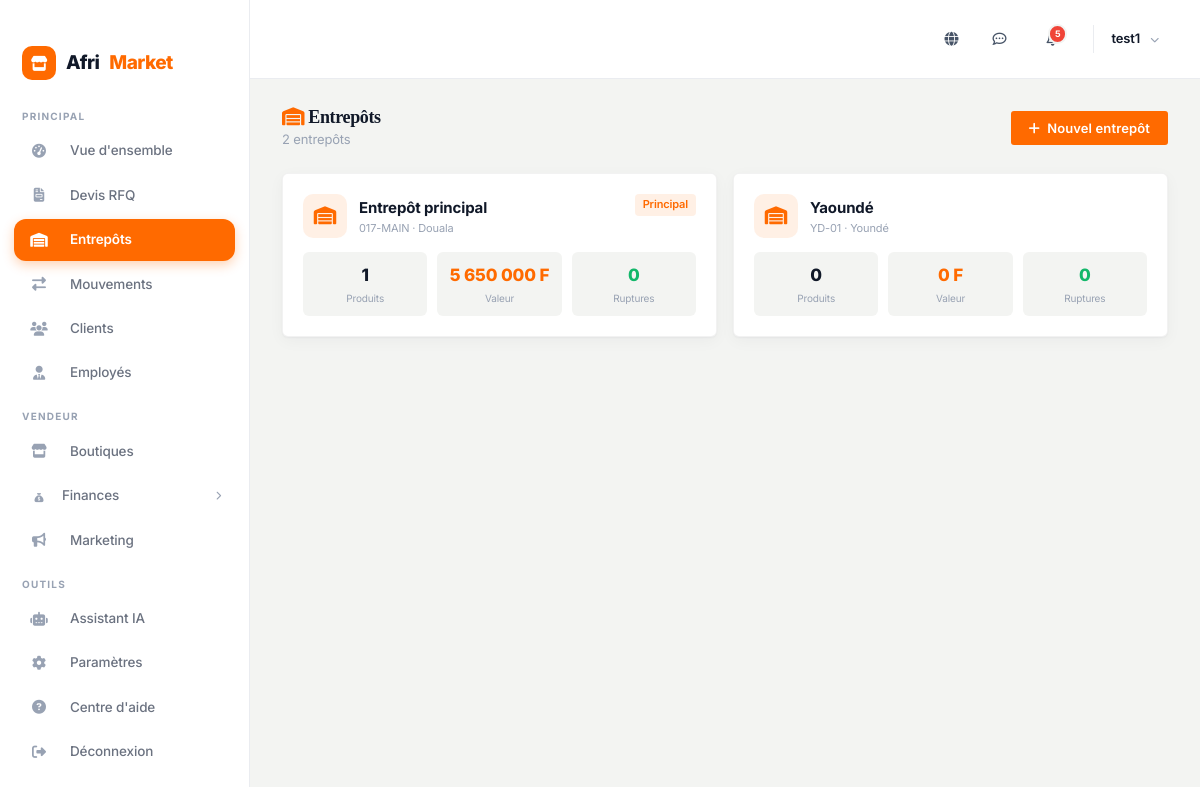
Screenshot of /fr/dashboard/entrepots/ (signed in) with the database file from the repository.
### accounts/models.py (models this page shows, shortened)
class User(AbstractUser):
    ROLE_CHOICES = [
        ('buyer', 'Acheteur'),
        ('seller', 'Vendeur'),
        ('admin', 'Administrateur'),
    ]
    role = models.CharField(max_length=10, choices=ROLE_CHOICES, default='buyer')
    phone = models.CharField(max_length=20, blank=True)
    avatar = models.ImageField(upload_to='avatars/', blank=True, null=True)
    address = models.TextField(blank=True)
    city = models.CharField(max_length=100, blank=True)
    country = models.CharField(max_length=100, default='Cameroun')
    is_verified = models.BooleanField(default=False)
    @property
    def store(self):
        return self.stores.first()
    @property
    def is_seller(self):
        return self.role == 'seller'
    @property
    def display_name(self):
        return self.get_full_name() or self.username

### inventory/models.py (models this page shows, shortened)
class Warehouse(models.Model):
    store = models.ForeignKey('store.Store', on_delete=models.CASCADE, related_name='warehouses')
    linked_stores = models.ManyToManyField('store.Store', blank=True, related_name='linked_warehouses',
                                           help_text='Boutiques supplémentaires alimentées par cet entrepôt')
    name = models.CharField(max_length=100)
    code = models.CharField(max_length=20, help_text='Ex: DLA-01')
    address = models.TextField(blank=True)
    city = models.CharField(max_length=100, default='Douala')
    manager = models.ForeignKey(settings.AUTH_USER_MODEL, on_delete=models.SET_NULL, null=True, blank=True, related_name='managed_warehouses')
    is_default = models.BooleanField(default=False)
    is_active = models.BooleanField(default=True)
    created_at = models.DateTimeField(auto_now_add=True)
    class Meta:
        unique_together = ('store', 'code')
        ordering = ['-is_default', 'name']
    @property
    def total_products(self):
        return self.stocks.filter(quantity__gt=0).count()
    @property
    def stock_value(self):
        return sum(int(s.product.price) * s.quantity for s in self.stocks.select_related('product'))
    @property
    def out_of_stock_count(self):
        return self.stocks.filter(quantity=0).count()

class ProductStock(models.Model):
    product = models.ForeignKey('catalog.Product', on_delete=models.CASCADE, related_name='warehouse_stocks')
    warehouse = models.ForeignKey(Warehouse, on_delete=models.CASCADE, related_name='stocks')
    quantity = models.PositiveIntegerField(default=0)
    low_stock_threshold = models.PositiveIntegerField(default=5)
    class Meta:
        unique_together = ('product', 'warehouse')

### catalog/models.py (models this page shows, shortened)
class Product(models.Model):
    store = models.ForeignKey('store.Store', on_delete=models.CASCADE, related_name='products')
    category = models.ForeignKey(Category, on_delete=models.CASCADE, related_name='products')
    name = models.CharField(max_length=500)
    slug = models.SlugField(max_length=500, unique=True)
    description = models.TextField()
    specifications = models.TextField(blank=True, help_text='One per line: Key: Value')
    price = models.DecimalField(max_digits=12, decimal_places=0)
    old_price = models.DecimalField(max_digits=12, decimal_places=0, null=True, blank=True)
    min_order = models.IntegerField(default=1, help_text='Minimum order quantity')
    bulk_price = models.DecimalField(max_digits=12, decimal_places=0, null=True, blank=True)
    bulk_min_qty = models.IntegerField(default=10)
    stock = models.PositiveIntegerField(default=0)
    low_stock_threshold = models.PositiveIntegerField(default=5, help_text='Seuil d\'alerte stock faible')
    sku = models.CharField(max_length=50, blank=True)
    image = models.ImageField(upload_to='products/', blank=True, null=True)
    image_2 = models.ImageField(upload_to='products/', blank=True, null=True)
    image_3 = models.ImageField(upload_to='products/', blank=True, null=True)
    image_4 = models.ImageField(upload_to='products/', blank=True, null=True)
    colors = models.CharField(max_length=300, blank=True, help_text='Comma separated')
    sizes = models.CharField(max_length=300, blank=True, help_text='Comma separated')
    weight = models.CharField(max_length=50, blank=True)
    origin = models.CharField(max_length=100, default='Cameroun')
    is_active = models.BooleanField(default=True)
    is_featured = models.BooleanField(default=False)
    is_flash_deal = models.BooleanField(default=False)
    flash_deal_end = models.DateTimeField(null=True, blank=True)
    views_count = models.IntegerField(default=0)
    orders_count = models.IntegerField(default=0)
    created_at = models.DateTimeField(auto_now_add=True)
    updated_at = models.DateTimeField(auto_now=True)
    class Meta:
        ordering = ['-created_at']

### dashboard/views.py (the view, shortened to what this page needs)
# urls.py: path('entrepots/', views.dash_warehouses, name='warehouses'),
@login_required
@seller_or_admin_required
def dash_warehouses(request):
    from inventory.models import Warehouse
    store = getattr(request.user, 'store', None)
    is_admin = request.user.is_superuser or request.user.role == 'admin'
    warehouses = Warehouse.objects.all() if is_admin else (store.warehouses.all() if store else Warehouse.objects.none())
    other_stores = Store.objects.filter(owner=request.user).exclude(pk=store.pk) if store else []
    return render(request, 'dashboard/warehouses.html', {
        'warehouses': warehouses,
        'other_stores': other_stores,
    })

### templates/dashboard/warehouses.html (shortened to what this page needs)
{% extends 'dashboard/base.html' %}{% load humanize %}
{% block dash %}
<div class="dash-header">
    <div>
        <h1><i class="fa-solid fa-warehouse" style="color:var(--dash-accent);"></i> Entrepôts</h1>
        <p style="font-size:13px;color:var(--dash-text3);">{{ warehouses|length }} entrepôt{{ warehouses|length|pluralize:"s" }}</p>
    </div>
    <button type="button" class="btn btn-orange" onclick="document.getElementById('whModal').classList.add('open')"><i class="fa-solid fa-plus"></i> Nouvel entrepôt</button>
</div>
<div class="wh-grid">
    {% for wh in warehouses %}
    <a href="{% url 'dashboard:warehouse_detail' wh.pk %}" class="wh-card" style="text-decoration:none;color:inherit;">
        <div style="display:flex;justify-content:space-between;align-items:start;margin-bottom:14px;">
            <div style="display:flex;align-items:center;gap:12px;">
                <div style="width:44px;height:44px;border-radius:10px;background:rgba(255,106,0,.1);color:var(--dash-accent);display:flex;align-items:center;justify-content:center;font-size:18px;"><i class="fa-solid fa-warehouse"></i></div>
                <div>
                    <div style="font-weight:700;font-size:15px;">{{ wh.name }}</div>
                    <div style="font-size:11px;color:var(--dash-text3);">{{ wh.code }} · {{ wh.city }}</div>
                </div>
            </div>
            {% if wh.is_default %}<span class="tag tag-orange">Principal</span>{% endif %}
        </div>
        <div style="display:grid;grid-template-columns:1fr 1fr 1fr;gap:10px;text-align:center;">
            <div style="background:var(--dash-bg);border-radius:6px;padding:10px;">
                <div style="font-size:17px;font-weight:800;">{{ wh.total_products }}</div>
                <div style="font-size:10px;color:var(--dash-text3);">Produits</div>
            </div>
            <div style="background:var(--dash-bg);border-radius:6px;padding:10px;">
                <div style="font-size:17px;font-weight:800;color:var(--dash-accent);">{{ wh.stock_value|intcomma }} F</div>
                <div style="font-size:10px;color:var(--dash-text3);">Valeur</div>
            </div>
            <div style="background:var(--dash-bg);border-radius:6px;padding:10px;">
                <div style="font-size:17px;font-weight:800;color:{% if wh.out_of_stock_count %}var(--dash-red){% else %}var(--dash-green){% endif %};">{{ wh.out_of_stock_count }}</div>
                <div style="font-size:10px;color:var(--dash-text3);">Ruptures</div>
            </div>
        </div>
    </a>
    {% endfor %}
</div>
{% endblock %}

### templates/dashboard/base.html (shortened to what this page needs)
{% load static %}{% load humanize %}<!DOCTYPE html><html lang="fr"><head><meta charset="UTF-8"><meta name="viewport" content="width=device-width,initial-scale=1.0"><title>{% block title %}Dashboard{% endblock %} — AfriMarket</title>
<link rel="stylesheet" href="https://cdnjs.cloudflare.com/ajax/libs/font-awesome/6.5.1/css/all.min.css">
<link rel="stylesheet" href="{% static 'css/style.css' %}">
</head><body>
<div class="dash-layout">
<aside class="dash-sidebar" id="dashSidebar">
<div class="dash-sidebar-logo"><div class="logo-icon"><i class="fa-solid fa-store"></i></div>Afri<span>Market</span></div>
<div class="dash-sidebar-label">Principal</div>
<nav class="dash-nav">
<a href="{% url 'dashboard:index' %}" class="{% if request.resolver_match.url_name == 'index' %}active{% endif %}"><span class="nav-icon"><i class="fa-solid fa-gauge-high"></i></span> Vue d'ensemble</a>
<a href="{% url 'dashboard:rfqs' %}" class=""><span class="nav-icon"><i class="fa-solid fa-file-invoice"></i></span> Devis RFQ</a>
<a href="{% url 'dashboard:warehouses' %}" class="{% if 'warehouse' in request.resolver_match.url_name %}active{% endif %}"><span class="nav-icon"><i class="fa-solid fa-warehouse"></i></span> Entrepôts</a>
<a href="{% url 'dashboard:transfers' %}" class="{% if 'transfer' in request.resolver_match.url_name %}active{% endif %}"><span class="nav-icon"><i class="fa-solid fa-right-left"></i></span> Mouvements</a>
<a href="{% url 'dashboard:customers' %}" class="{% if request.resolver_match.url_name == 'customers' %}active{% endif %}"><span class="nav-icon"><i class="fa-solid fa-users"></i></span> Clients</a>
<a href="{% url 'dashboard:employees' %}" class="{% if request.resolver_match.url_name == 'employees' %}active{% endif %}"><span class="nav-icon"><i class="fa-solid fa-user-tie"></i></span> Employés</a>
</nav>
{% if request.user.is_seller %}
<div class="dash-sidebar-label">Vendeur</div>
<nav class="dash-nav">
<a href="{% url 'dashboard:stores' %}" class="{% if request.resolver_match.url_name == 'stores' %}active{% endif %}"><span class="nav-icon"><i class="fa-solid fa-store"></i></span> Boutiques</a>
<div class="nav-menu-toggle" onclick="toggleMenu(this)">
<div><span class="nav-icon"><i class="fa-solid fa-sack-dollar"></i></span> Finances</div>
<i class="fa-solid fa-chevron-right"></i>
</div>
<a href="{% url 'marketing:dashboard' %}" class="{% if request.resolver_match.app_name == 'marketing' %}active{% endif %}"><span class="nav-icon"><i class="fa-solid fa-bullhorn"></i></span> Marketing</a>
</nav>
{% endif %}
<div class="dash-sidebar-label">Outils</div>
<nav class="dash-nav" style="flex:0;">
<a href="{% url 'dashboard:assistant' %}" class="{% if request.resolver_match.url_name == 'assistant' %}active{% endif %}"><span class="nav-icon"><i class="fa-solid fa-robot"></i></span> Assistant IA</a>
<a href="{% url 'dashboard:settings' %}" class="{% if request.resolver_match.url_name == 'settings' %}active{% endif %}"><span class="nav-icon"><i class="fa-solid fa-gear"></i></span> Paramètres</a>
<a href="{% url 'faq' %}"><span class="nav-icon"><i class="fa-solid fa-circle-question"></i></span> Centre d'aide</a>
<a href="#" onclick="openDashLogout();return false;"><span class="nav-icon"><i class="fa-solid fa-right-from-bracket"></i></span> Déconnexion</a>
</nav>
</aside>
<div class="dash-content-wrapper">
<div class="dash-navbar">
<div class="dash-navbar-right">
<div class="dash-navbar-icon" style="position:relative;" id="languageSelector">
<i class="fa-solid fa-globe"></i>
</div>
<a href="{% url 'messaging:inbox' %}" class="dash-navbar-icon" id="messagesIcon" title="Messages">
<i class="fa-regular fa-comment-dots"></i>
</a>
<div class="dash-user-menu" style="position:relative;">
<a href="#" class="dash-navbar-icon" title="Notifications" onclick="toggleNotifDropdown(event)">
{% if unread_notifications_count > 0 %}<span class="badge" id="notifBadge">{{ unread_notifications_count }}</span>{% endif %}
</a>
</div>
<div class="dash-user-menu">
<div class="dash-user-info" style="display:block;">
<div class="dash-user-name">{{ user.display_name }}</div>
</div>
<i class="fa-solid fa-chevron-down" style="font-size:9px;color:var(--dash-text3);"></i>
</div>
</div>
</div>
<div class="dash-main-content">
{% block dash %}{% endblock %}
</div>
</div>
</div>
</body></html>

### rows the page displays
User: display_name "test1"
Warehouse: name "Entrepôt principal", code "017-MAIN", city "Douala", is_default "Principal", total_products "1", stock_value "5 650 000", out_of_stock_count "0"
Warehouse: name "Yaoundé", code "YD-01", city "Youndé", total_products "0", stock_value "0", out_of_stock_count "0"

### other values shown
{{ unread_notifications_count }} "5"
{{ warehouses|length }} "2"
